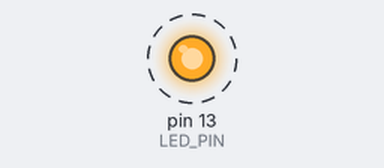
A sketch run on a simulated Arduino Uno, built with avr-gcc and run on an emulated ATmega328P. On the bench: output pins drawn as LEDs (lit = HIGH). Dashed ring = blinking.

Above: at 0.2 s.
Timing chart, 0 to 3.0 s (numbered marks = the images above):
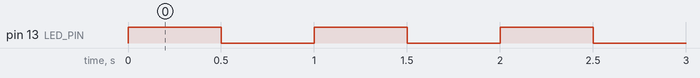

Measured:
- by itself, pin 13 (LED_PIN): alternates HIGH for 0.50 s and LOW for 0.50 s

The sketch:

blink_fixture.ino
```cpp
#include "src/logic.h"

void setup() {
  led_init();
}

void loop() {
  led_blink(1, 500);
}
```

logic.cpp
```cpp
#include "logic.h"

static unsigned int g_on_count = 0;

void led_init() {
  pinMode(LED_PIN, OUTPUT);
  digitalWrite(LED_PIN, LOW);
  g_on_count = 0;
}

void led_on() {
  digitalWrite(LED_PIN, HIGH);
  g_on_count++;
}

void led_off() {
  digitalWrite(LED_PIN, LOW);
}

void led_toggle() {
  if (led_state() == HIGH) {
    led_off();
  } else {
    led_on();
  }
}

int led_state() {
  return digitalRead(LED_PIN);
}

void led_blink(uint8_t times, unsigned int half_period_ms) {
  for (uint8_t i = 0; i < times; i++) {
    led_on();
    delay(half_period_ms);
    led_off();
    delay(half_period_ms);
  }
}

unsigned int led_on_count() {
  return g_on_count;
}
```

logic.h
```cpp
// blink_fixture: minimal module used by the harness self-tests (LED on pin 13).
// Based on the Arduino built-in "Blink" example (CC0-1.0 / public domain).
#ifndef LOGIC_H
#define LOGIC_H
#include <Arduino.h>

#define LED_PIN 13

void led_init();                                        // pin as OUTPUT, LED off
void led_on();
void led_off();
void led_toggle();
int led_state();                                        // digitalRead(LED_PIN): HIGH or LOW
void led_blink(uint8_t times, unsigned int half_period_ms); // times x (on, off); ends with LED off
unsigned int led_on_count();                            // number of times the LED was switched on

#endif
```
